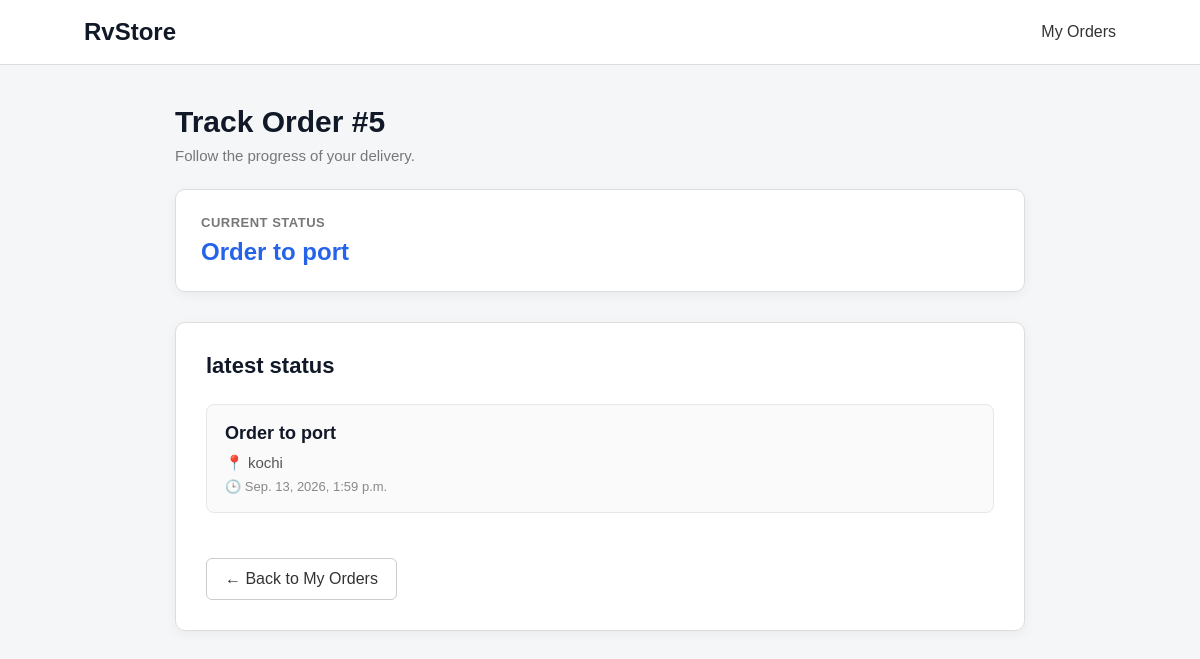
Page /track-order/5/ (signed in) on the committed database.
### ecomapp/models.py (models this page shows, shortened)
class Order(models.Model):
    user=models.ForeignKey(User,on_delete=models.CASCADE)
    full_name=models.CharField(max_length=100)
    email=models.EmailField()
    phone=models.CharField(max_length=100)
    city=models.CharField( max_length=100)
    address=models.CharField( max_length=100)
    state=models.CharField(max_length=100)
    pincode=models.CharField(max_length=100)
    total_amount=models.PositiveBigIntegerField()
    payment_status=models.CharField(max_length=50,default="success")
    status=models.CharField(max_length=50,default="order places")
    created_at=models.DateTimeField(auto_now_add=True)

class OrderTracking(models.Model):
    order = models.ForeignKey(
        Order,
        on_delete=models.CASCADE,
        related_name="tracking"
    )
    place = models.CharField(max_length=100)
    status = models.CharField(max_length=100)
    tracking_time = models.DateTimeField(auto_now_add=True)

### ecomapp/views.py (the view)
class TrackOrderView(LoginRequiredMixin, View):
    def get(self, request, order_id):
        order = get_object_or_404(
            Order,
            id=order_id,
            user=request.user
        )
        tracking = order.tracking.all().order_by("tracking_time")
        return render(
            request,
            "track_order.html",
            {
                "order": order,
                "tracking": tracking
            }
        )

### ecomapp/context_processors.py (called while the page is built)
def cart_count(request):
    cart=request.session.get('cart',{})
    count=sum(cart.values())
    return {'cart_count':count}

### ecomapp/templates/track_order.html (shortened to what this page needs)
<html lang="en">
<head>
</head>
<body>
    <nav class="navbar">
        <div class="logo">
            RvStore
        </div>
        <a href="{% url 'my_orders' %}">
            My Orders
        </a>
    </nav>
    <div class="container">
        <div class="page-header">
            <h1>
                Track Order #{{ order.id }}
            </h1>
            <p>
                Follow the progress of your delivery.
            </p>
        </div>
        <div class="current-status">
            <h3>
                Current Status
            </h3>
            <h2>
                {{ order.status }}
            </h2>
        </div>
        <div class="tracking-card">
            <h2>
               latest status
            </h2>
            {% if tracking %}
                {% for item in tracking %}
                    <div class="tracking-item">
                        <div class="tracking-status">
                            {{ item.status }}
                        </div>
                        <div class="tracking-place">
                            📍 {{ item.place }}
                        </div>
                        <div class="tracking-time">
                            🕒 {{ item.tracking_time|date:"M. d, Y, g:i a" }}
                        </div>
                    </div>
                {% endfor %}
            {% endif %}
            <a
                href="{% url 'my_orders' %}"
                class="back-btn"
            >
                ← Back to My Orders
            </a>
        </div>
    </div>
</body>
</html>

### ecomapp/templates/track_order.html (style rules this page uses)
* { box-sizing: border-box; margin: 0; padding: 0; }
body { font-family: Arial, sans-serif; background: #f5f6f8; color: #222; }
.navbar { background: white; border-bottom: 1px solid #ddd; padding: 18px 7%; display: flex; justify-content: space-between; align-items: center; }
.logo { font-size: 24px; font-weight: bold; color: #111827; }
.navbar a { text-decoration: none; color: #333; font-weight: 500; }
.container { width: 90%; max-width: 850px; margin: 40px auto; }
.page-header { margin-bottom: 25px; }
.page-header h1 { margin-bottom: 8px; font-size: 30px; color: #111827; }
.page-header p { color: #777; font-size: 15px; }
.current-status { background: white; border: 1px solid #ddd; border-radius: 10px; padding: 25px; margin-bottom: 30px; box-shadow: 0 3px 12px rgba(0, 0, 0, 0.05); }
.current-status h3 { color: #777; font-size: 13px; margin-bottom: 8px; text-transform: uppercase; letter-spacing: 0.5px; }
.current-status h2 { font-size: 24px; color: #2563eb; }
.tracking-card { background: white; border: 1px solid #ddd; border-radius: 10px; padding: 30px; box-shadow: 0 3px 12px rgba(0, 0, 0, 0.05); }
.tracking-card h2 { margin-bottom: 25px; font-size: 22px; color: #111827; }
.tracking-item { border: 1px solid #e5e7eb; border-radius: 8px; padding: 18px; margin-bottom: 15px; background: #fafafa; }
.tracking-status { font-size: 18px; font-weight: bold; margin-bottom: 10px; color: #111827; }
.tracking-place { color: #555; margin-bottom: 7px; font-size: 15px; }
.tracking-time { color: #888; font-size: 13px; }
.back-btn { display: inline-block; margin-top: 30px; text-decoration: none; color: #333; border: 1px solid #ccc; padding: 11px 18px; border-radius: 6px; background: white; transition: 0.2s; }

### rows in the picture
Order: id "5", status "Order to port"
OrderTracking: status "Order to port", place "kochi", tracking_time "Sep. 13, 2026, 1:59 p.m."
